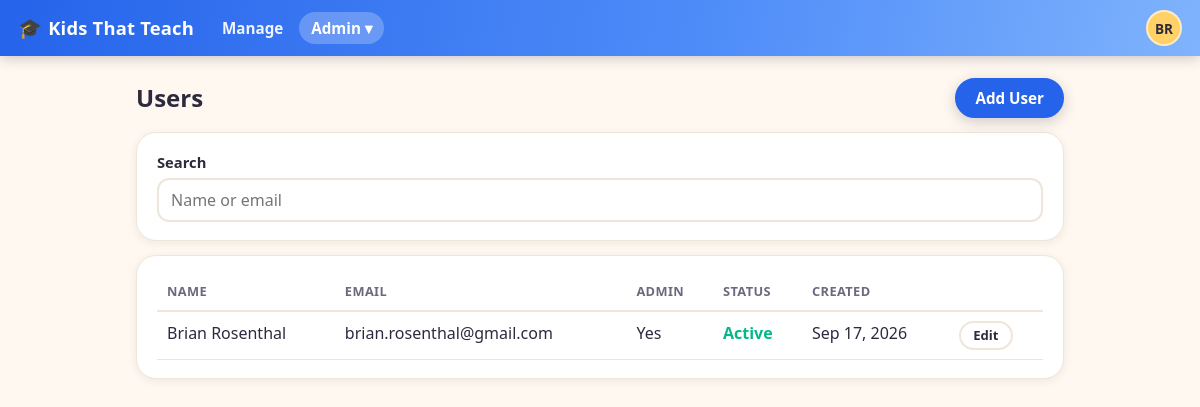
The page /admin/users.php (signed in) on the database its author committed.
### tables this page shows
CREATE TABLE settings (
  id INT AUTO_INCREMENT PRIMARY KEY,
  key_name VARCHAR(191) NOT NULL UNIQUE,
  value LONGTEXT NULL,
  updated_at DATETIME NOT NULL DEFAULT CURRENT_TIMESTAMP ON UPDATE CURRENT_TIMESTAMP
);

CREATE TABLE users (
  id INT AUTO_INCREMENT PRIMARY KEY,
  first_name VARCHAR(100) NOT NULL,
  last_name VARCHAR(100) NOT NULL,
  email VARCHAR(255) DEFAULT NULL UNIQUE,
  password_hash VARCHAR(255) NOT NULL DEFAULT '',
  is_admin TINYINT(1) NOT NULL DEFAULT 0 COMMENT 'App administrator',
  email_verify_token VARCHAR(64) DEFAULT NULL,
  email_verified_at DATETIME DEFAULT NULL,
  password_reset_token_hash CHAR(64) DEFAULT NULL,
  password_reset_expires_at DATETIME DEFAULT NULL,
  created_at DATETIME NOT NULL DEFAULT CURRENT_TIMESTAMP
);

### partials.php (called while the page is built)
<?php
require_once __DIR__ . '/config.php';
require_once __DIR__ . '/settings.php';
require_once __DIR__ . '/lib/Application.php';
require_once __DIR__ . '/lib/ApplicationUI.php';
function h($s) {
    return htmlspecialchars($s ?? '', ENT_QUOTES, 'UTF-8');
}
function header_html(string $title): void {
    ApplicationUI::headerHtml($title);
}
function footer_html(): void {
    ApplicationUI::footerHtml();
}

### config.php (called while the page is built, shortened)
<?php
function pdo(): PDO {
    static $pdo = null;
    if ($pdo === null) {
        $dsn = 'mysql:host=' . DB_HOST . ';dbname=' . DB_NAME . ';charset=utf8mb4';
        $options = [
            PDO::ATTR_ERRMODE => PDO::ERRMODE_EXCEPTION,
            PDO::ATTR_DEFAULT_FETCH_MODE => PDO::FETCH_ASSOC,
            PDO::ATTR_EMULATE_PREPARES => false,
        ];
        $pdo = new PDO($dsn, DB_USER, DB_PASS, $options);
    }
    return $pdo;
}
function current_user(): ?array {
    require_once __DIR__ . '/lib/UserManagement.php';
    if (!empty($_SESSION['uid'])) {
        static $user = null;
        if ($user === null) {
            $user = UserManagement::findById((int)$_SESSION['uid']) ?: false;
        }
        return $user ?: null;
    }
    return null;
}
function require_admin(): void {
    $user = current_user();
}

### lib/UserManagement.php (called while the page is built, shortened)
<?php
require_once __DIR__ . '/../config.php';
require_once __DIR__ . '/../settings.php';
class UserManagement {
    private static function pdo(): PDO {
        return pdo();
    }
    public static function findById(int $id): ?array {
        $st = self::pdo()->prepare('SELECT * FROM users WHERE id=? LIMIT 1');
        $st->execute([$id]);
        $row = $st->fetch();
        return $row ?: null;
    }
    public static function listUsers(string $search = ''): array {
        $sql = 'SELECT id, first_name, last_name, email, is_admin, email_verified_at, created_at,
                       (password_hash <> \'\') AS has_password FROM users';
        $params = [];
        $sql .= ' ORDER BY last_name, first_name';
        $st = self::pdo()->prepare($sql);
        $st->execute($params);
        return $st->fetchAll();
    }
}

### settings.php (called while the page is built, shortened)
<?php
require_once __DIR__ . '/config.php';
class Settings {
    private static function pdo(): PDO {
        return pdo();
    }
    public static function get(string $key, string $default = ''): string {
        $st = self::pdo()->prepare('SELECT value FROM settings WHERE key_name = ? LIMIT 1');
        $st->execute([$key]);
        $row = $st->fetch();
        return $row ? (string)$row['value'] : $default;
    }
    public static function siteTitle(): string {
        return self::get('site_title', APP_NAME);
    }
}

### admin/users.php (the view, shortened to what this page needs)
<?php
require_once __DIR__ . '/../partials.php';
require_once __DIR__ . '/../lib/UserManagement.php';
require_admin();
$search = trim($_GET['q'] ?? '');
$users = UserManagement::listUsers($search);
header_html('Users');
?>
<div class="page-head">
  <h2>Users</h2>
  <a class="button primary" href="/admin/user_add.php">Add User</a>
</div>
<div class="card">
  <form method="get" data-auto-submit class="stack">
    <label>Search
      <input type="text" name="q" value="<?=h($search)?>" placeholder="Name or email">
    </label>
  </form>
</div>
<?php if (empty($users)): ?>
  <p class="small">No users found.</p>
<?php else: ?>
  <div class="card">
    <table class="list">
      <thead>
        <tr>
          <th>Name</th>
          <th>Email</th>
          <th>Admin</th>
          <th>Status</th>
          <th>Created</th>
          <th></th>
        </tr>
      </thead>
      <tbody>
        <?php foreach ($users as $user): ?>
          <tr>
            <td><?= h(trim(($user['first_name'] ?? '') . ' ' . ($user['last_name'] ?? ''))) ?></td>
            <td><?= h($user['email'] ?? '') ?></td>
            <td><?= !empty($user['is_admin']) ? 'Yes' : 'No' ?></td>
            <td>
              <?php if (!empty($user['email_verified_at'])): ?>
                <span class="status-verified">Active</span>
              <?php else: ?>
                <span class="status-pending">Pending activation</span>
              <?php endif; ?>
            </td>
            <td><?= h(date('M j, Y', strtotime($user['created_at']))) ?></td>
            <td class="small">
              <a class="button small" href="/admin/user_edit.php?id=<?= (int)$user['id'] ?>">Edit</a>
            </td>
          </tr>
        <?php endforeach; ?>
      </tbody>
    </table>
  </div>
<?php endif; ?>
<?php footer_html(); ?>

### lib/ApplicationUI.php (shortened to what this page needs)
<?php
require_once __DIR__ . '/../config.php';
require_once __DIR__ . '/../settings.php';
class ApplicationUI {
    public static function staticResourceUrl(string $path): string {
        $filePath = __DIR__ . '/../' . ltrim($path, '/');
        $version = @filemtime($filePath);
        return $path . '?v=' . $version;
    }
    public static function cssLink(string $path): string {
        $url = self::staticResourceUrl($path);
        return '<link rel="stylesheet" href="' . htmlspecialchars($url, ENT_QUOTES, 'UTF-8') . '">';
    }
    public static function jsScript(string $path): string {
        $url = self::staticResourceUrl($path);
        return '<script src="' . htmlspecialchars($url, ENT_QUOTES, 'UTF-8') . '"></script>';
    }
    public static function headerHtml(string $title): void {
        $u = current_user();
        $script = $_SERVER['SCRIPT_NAME'] ?? '';
        $siteTitle = Settings::siteTitle();
        echo '<!doctype html><html><head><meta charset="utf-8"><meta name="viewport" content="width=device-width,initial-scale=1">';
        echo self::cssLink('/styles.css');
        echo '</head><body>';
        if ($u) {
            $navItems = [
                ['path' => '/manage/', 'label' => 'Manage', 'prefixes' => ['/manage/']],
            ];
            echo '<header class="topbar">';
            echo '<a class="brand" href="/manage/"><span class="brand-mark" aria-hidden="true">&#127891;</span> ' . h($siteTitle) . '</a>';
            echo '<nav class="topnav">';
            foreach ($navItems as $item) {
                $active = false;
                echo '<a href="' . h($item['path']) . '"' . ($active ? ' class="active"' : '') . '>' . h($item['label']) . '</a>';
            }
            if (!empty($u['is_admin'])) {
                $inAdmin = strpos($script, '/admin/') === 0;
                $adminItems = [
                    ['path' => '/admin/users.php', 'label' => 'Users'],
                    ['path' => '/admin/sites.php', 'label' => 'Sites'],
                    ['path' => '/admin/settings.php', 'label' => 'Settings'],
                    ['path' => '/admin/video_storage.php', 'label' => 'Video Storage'],
                    ['path' => '/admin/migrations.php', 'label' => 'Migrations'],
                    ['path' => '/admin/activity_log.php', 'label' => 'Activity Log'],
                    ['path' => '/admin/email_log.php', 'label' => 'Email Log'],
                ];
                $adminLinks = '';
                foreach ($adminItems as $item) {
                    $active = $inAdmin && basename(parse_url($item['path'], PHP_URL_PATH)) === basename($script);
                    $adminLinks .= '<a href="' . h($item['path']) . '" role="menuitem"' . ($active ? ' class="active"' : '') . '>' . h($item['label']) . '</a>';
                }
                echo '<span class="menu-wrap">'
                   . '<button type="button" id="adminToggle" class="topnav-toggle' . ($inAdmin ? ' active' : '') . '" aria-expanded="false" aria-controls="adminMenu">Admin &#9662;</button>'
                   . '<span id="adminMenu" class="popup-menu hidden" role="menu" aria-hidden="true">' . $adminLinks . '</span>'
                   . '</span>';
            }
            echo '</nav>';
            echo '<div class="topbar-right">';
            $initials = strtoupper((string)substr((string)($u['first_name'] ?? ''), 0, 1) . (string)substr((string)($u['last_name'] ?? ''), 0, 1));
            $name = trim((string)($u['first_name'] ?? '') . ' ' . (string)($u['last_name'] ?? ''));
            echo '<span class="menu-wrap">'
               . '<button type="button" id="profileToggle" class="avatar" aria-expanded="false" aria-controls="profileMenu" title="' . h($name) . '" aria-label="Account menu for ' . h($name) . '">' . h($initials) . '</button>'
               . '<span id="profileMenu" class="popup-menu popup-menu-right hidden" role="menu" aria-hidden="true">'
               .   '<a href="/profile/change_password.php" role="menuitem">Change Password</a>'
               .   '<a href="/logout.php" role="menuitem">Logout</a>'
               . '</span>'
               . '</span>';
            echo '</div>';
            echo '</header>';
            echo '<div class="content"><main>';
        } else {
            echo '<header class="topbar"><a class="brand" href="/login.php"><span class="brand-mark" aria-hidden="true">&#127891;</span> ' . h($siteTitle) . '</a></header>';
            echo '<div class="content"><main>';
        }
    }
    public static function footerHtml(): void {
        echo '</main></div>' . self::jsScript('/main.js') . '</body></html>';
    }
}

### styles.css (style rules this page uses)
:root { --color-bg: #FFF8F0; --color-surface: #FFFFFF; --color-ink: #2D2A3E; --color-ink-muted: #6E687F; --color-border: #EFE6DA; --color-primary: #2563EB; --color-primary-dark: #1D4ED8; --color-primary-light: #4F8DF9; --color-primary-lighter: #7FB3FC; --color-primary-soft: #DBEAFE; --color-accent: #FF6B6B; --color-accent-dark: #E85454; --color-success: #06D6A0; --color-success-dark: #05B888; --color-sunny: #FFD166; --color-sky: #4CC9F0; --radius: 12px; --radius-card: 20px; --shadow-card: 0 10px 30px rgba(37, 99, 235, .12); --shadow-soft: 0 2px 8px rgba(45, 42, 62, .08); --font-display: "Avenir Next", "Trebuchet MS", "Segoe UI", system-ui, -apple-system, Roboto, sans-serif; --font-mono: ui-monospace, SFMono-Regular, Menlo, Consolas, monospace; }
* { box-sizing: border-box; }
body { margin: 0; font-family: var(--font-display); background: var(--color-bg); color: var(--color-ink); line-height: 1.5; }
a { color: var(--color-primary); }
h1, h2, h3 { line-height: 1.2; }
h2 { margin: 0.4rem 0 0.8rem; }
.small { font-size: 0.85rem; color: var(--color-ink-muted); }
.topbar { display: flex; align-items: center; gap: 16px; padding: 10px 18px; background: linear-gradient(100deg, var(--color-primary) 0%, var(--color-primary-light) 60%, var(--color-primary-lighter) 100%); color: #fff; flex-wrap: wrap; position: sticky; top: 0; z-index: 20; box-shadow: 0 2px 12px rgba(45, 42, 62, .25); }
.brand { color: #fff; text-decoration: none; font-weight: 800; font-size: 1.15rem; letter-spacing: 0.2px; display: flex; align-items: center; gap: 6px; }
.brand-mark { font-size: 1.2rem; }
.topnav { display: flex; align-items: center; gap: 4px; flex-wrap: wrap; }
.topnav a, .topnav-toggle { color: rgba(255, 255, 255, 0.92); text-decoration: none; font-weight: 600; font-size: 0.95rem; padding: 6px 12px; border-radius: 999px; border: none; background: transparent; font-family: inherit; cursor: pointer; }
.topnav a.active, .topnav-toggle.active { background: rgba(255, 255, 255, 0.24); color: #fff; }
.topbar-right { margin-left: auto; display: flex; align-items: center; gap: 12px; }
.menu-wrap { position: relative; display: inline-block; }
.avatar { width: 36px; height: 36px; border-radius: 50%; border: 2px solid rgba(255, 255, 255, 0.6); background: var(--color-sunny); color: var(--color-ink); font-weight: 800; font-size: 0.85rem; cursor: pointer; display: inline-flex; align-items: center; justify-content: center; font-family: inherit; }
.content { max-width: 960px; margin: 0 auto; padding: 22px 16px 60px; }
.page-head { display: flex; align-items: center; justify-content: space-between; gap: 12px; flex-wrap: wrap; }
.page-head h2, .page-head h3 { margin: 0; }
.card { background: var(--color-surface); border-radius: var(--radius-card); border: 1px solid var(--color-border); box-shadow: var(--shadow-soft); padding: 18px 20px; margin: 14px 0; }
.stack { display: flex; flex-direction: column; gap: 14px; }
.stack label { display: flex; flex-direction: column; gap: 5px; font-weight: 600; font-size: 0.92rem; }
input[type="text"], input[type="email"], input[type="password"], input[type="number"], input[type="url"], textarea, select { font-family: inherit; font-size: 1rem; padding: 9px 12px; border: 2px solid var(--color-border); border-radius: var(--radius); background: #fff; color: var(--color-ink); font-weight: 400; max-width: 100%; }
.button { display: inline-flex; align-items: center; justify-content: center; gap: 6px; font-family: inherit; font-size: 0.95rem; font-weight: 700; padding: 9px 18px; border-radius: 999px; border: 2px solid var(--color-border); background: var(--color-surface); color: var(--color-ink); cursor: pointer; text-decoration: none; transition: transform 80ms ease, box-shadow 80ms ease; line-height: 1.2; }
.button.primary { background: var(--color-primary); border-color: var(--color-primary); color: #fff; box-shadow: 0 4px 14px rgba(45, 42, 62, .22); }
.button.small { font-size: 0.82rem; padding: 5px 12px; }
.status-verified { color: var(--color-success-dark); font-weight: 700; }
table.list { width: 100%; border-collapse: collapse; }
table.list th { text-align: left; font-size: 0.8rem; text-transform: uppercase; letter-spacing: 0.4px; color: var(--color-ink-muted); padding: 8px 10px; border-bottom: 2px solid var(--color-border); }
table.list td { padding: 9px 10px; border-bottom: 1px solid var(--color-border); vertical-align: top; }

### rows shown on the page
settings: value "Kids That Teach"
users: initials "BR", first_name+last_name "Brian Rosenthal", email "brian.rosenthal@gmail.com", is_admin "Yes", shows "Active", created_at "Sep 17, 2026"

### other values the page prints
$item['label'] "Manage"
